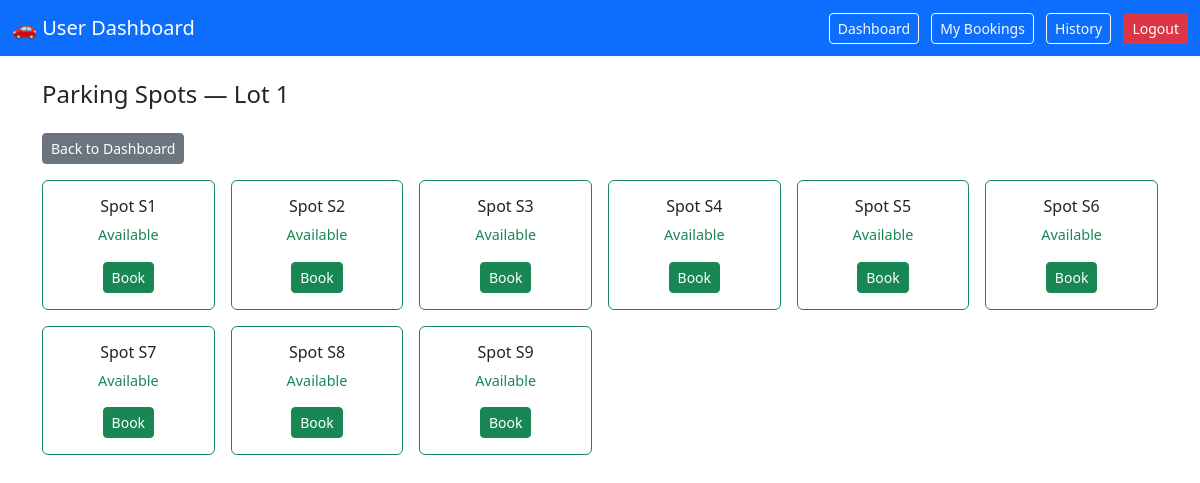
Screenshot of /view_spots/1 (signed in) with the database file from the repository.
### models/models.py (models this page shows)
class ParkingSpot(db.Model):
    id = db.Column(db.Integer, primary_key=True)
    spot_number = db.Column(db.String(10), nullable=False)
    is_booked = db.Column(db.Boolean, default=False)
    lot_id = db.Column(db.Integer, db.ForeignKey('parking_lot.id'), nullable=False)
    user_id = db.Column(db.Integer, db.ForeignKey('user.id'), nullable=True)
    booked_by = db.Column(db.String(100), nullable=True)
    booked_at = db.Column(db.String(100), nullable=True)
    released_at = db.Column(db.String(100), nullable=True)
    bookings = db.relationship('BookingHistory', backref='spot_obj', lazy=True)

### controllers/routes.py (the view)
@app.route('/view_spots/<int:lot_id>')
def view_spots(lot_id):
    if 'email' not in session or session.get('role') != 'user':
        return redirect('/login')
    spots = ParkingSpot.query.filter_by(lot_id=lot_id).all()
    return render_template('view_spots.html', spots=spots, lot_id=lot_id)

### templates/view_spots.html (shortened to what this page needs)
<!DOCTYPE html>
<html lang="en">
<head>
  <link href="https://cdn.jsdelivr.net/npm/bootstrap@5.3.0/dist/css/bootstrap.min.css" rel="stylesheet">
</head>
<body>
  <nav class="navbar navbar-dark bg-primary mb-4">
  <div class="container-fluid justify-content-between">
    <span class="navbar-brand">🚗 User Dashboard</span>
    <div>
      <a href="/user_dashboard" class="btn btn-outline-light btn-sm me-2">Dashboard</a>
<a href="/my_bookings" class="btn btn-outline-light btn-sm me-2">My Bookings</a>
<a href="/history" class="btn btn-outline-light btn-sm me-2">History</a>
<a href="/logout" class="btn btn-danger btn-sm">Logout</a>
    </div>
  </div>
</nav>
<div class="container mt-4">
  <h4> Parking Spots — Lot {{ lot_id }}</h4>
  <a href="/user_dashboard" class="btn btn-secondary btn-sm my-3"> Back to Dashboard</a>
  <div class="row g-3">
    {% for spot in spots %}
    <div class="col-6 col-md-3 col-lg-2">
      <div class="card spot-card border {% if spot.is_booked %}border-danger{% else %}border-success{% endif %}">
        <div class="card-body text-center">
          <h6 class="card-title">Spot {{ spot.spot_number }}</h6>
          {% if spot.is_booked %}
            {% if spot.booked_by == session['email'] %}
              <p class="text-warning spot-status">Booked by You</p>
              <a href="/release/{{ spot.id }}" class="btn btn-warning btn-sm">Release</a>
            {% else %}
              <p class="text-danger spot-status">Occupied</p>
            {% endif %}
          {% else %}
            <p class="text-success spot-status">Available</p>
            <a href="/book/{{ spot.id }}" class="btn btn-success btn-sm">Book</a>
          {% endif %}
        </div>
      </div>
    </div>
    {% endfor %}
  </div>
</div>
</body>
</html>

### templates/view_spots.html (style rules this page uses)
.spot-card { min-width: 150px; max-width: 200px; }
.spot-status { font-size: 0.9rem; }

### rows the page displays
ParkingSpot: spot_number "S1"
ParkingSpot: spot_number "S2"
ParkingSpot: spot_number "S3"
ParkingSpot: spot_number "S4"
ParkingSpot: spot_number "S5"
ParkingSpot: spot_number "S6"
ParkingSpot: spot_number "S7"
ParkingSpot: spot_number "S8"
ParkingSpot: spot_number "S9"

### other values shown
{{ lot_id }} "1"
